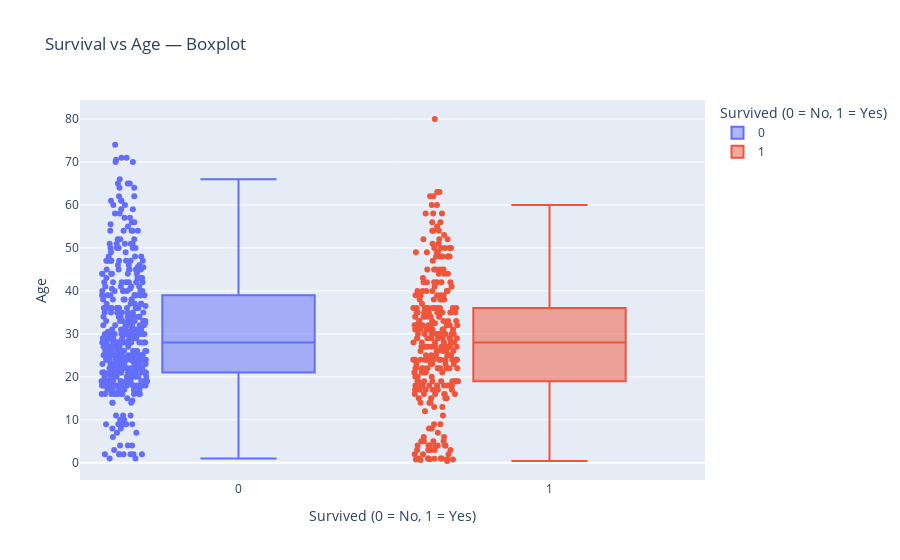

Source (notebook cell):
### Code cell
fig = px.box(
    train_data,
    x='Survived',
    y='Age',
    color='Survived',
    points='all',
    title='Survival vs Age — Boxplot',
    labels={
        'Survived': 'Survived (0 = No, 1 = Yes)',
        'Age': 'Age'
    }
)

fig.show()

### Figure 1 — Plotly figure (JSON) as saved in the notebook; plotly's stock layout.template omitted (floating-point values rounded to 4 significant figures; data arrays with more than 128 entries replaced by an {"elided": "..."} marker saying what was removed)
{"data": [{"alignmentgroup": "True", "boxpoints": "all", "hovertemplate": "Survived (0 = No, 1 = Yes)=%{x}<br>Age=%{y}<extra></extra>", "legendgroup": "0", "marker": {"color": "#636efa"}, "name": "0", "notched": false, "offsetgroup": "0", "orientation": "v", "showlegend": true, "type": "box", "x": {"elided": "549 int values"}, "x0": " ", "xaxis": "x", "y": {"elided": "549 float values"}, "y0": " ", "yaxis": "y"}, {"alignmentgroup": "True", "boxpoints": "all", "hovertemplate": "Survived (0 = No, 1 = Yes)=%{x}<br>Age=%{y}<extra></extra>", "legendgroup": "1", "marker": {"color": "#EF553B"}, "name": "1", "notched": false, "offsetgroup": "1", "orientation": "v", "showlegend": true, "type": "box", "x": {"elided": "342 int values"}, "x0": " ", "xaxis": "x", "y": {"elided": "342 float values"}, "y0": " ", "yaxis": "y"}], "layout": {"boxmode": "overlay", "legend": {"title": {"text": "Survived (0 = No, 1 = Yes)"}, "tracegroupgap": 0}, "title": {"text": "Survival vs Age — Boxplot"}, "xaxis": {"anchor": "y", "categoryarray": [0, 1], "categoryorder": "array", "domain": [0, 1], "title": {"text": "Survived (0 = No, 1 = Yes)"}}, "yaxis": {"anchor": "x", "domain": [0, 1], "title": {"text": "Age"}}}}
